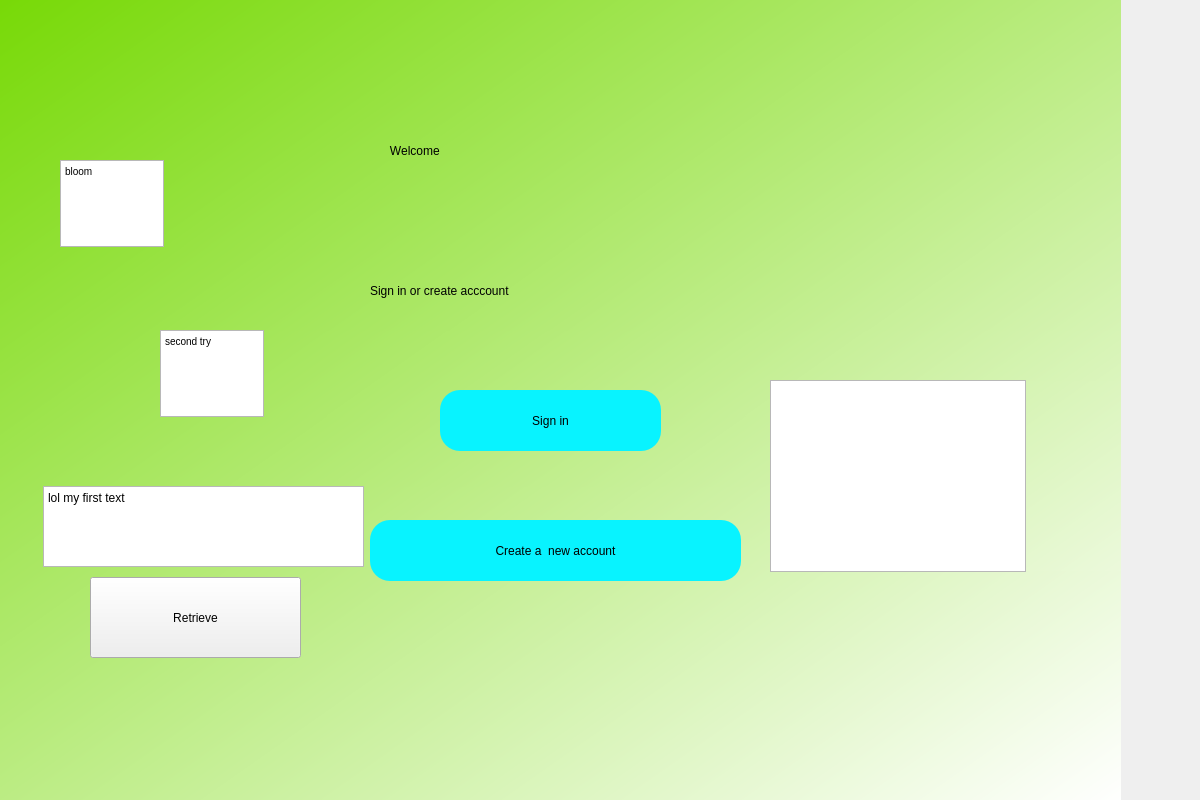
<?xml version="1.0" encoding="UTF-8"?>
<ui version="4.0">
 <class>Dialog</class>
 <widget class="QDialog" name="Dialog">
  <property name="geometry">
   <rect>
    <x>0</x>
    <y>0</y>
    <width>1200</width>
    <height>800</height>
   </rect>
  </property>
  <property name="windowTitle">
   <string>Dialog</string>
  </property>
  <widget class="QWidget" name="bgwidget" native="true">
   <property name="geometry">
    <rect>
     <x>-10</x>
     <y>0</y>
     <width>1131</width>
     <height>801</height>
    </rect>
   </property>
   <property name="styleSheet">
    <string notr="true">QWidget#bgwidget{
background-color: rgb(170, 85, 0);
background-color: qlineargradient(spread:pad, x1:0, y1:0, x2:1, y2:1, stop:0 rgba(119, 217, 6, 255), stop:1 rgba(255, 255, 255, 255));

}
</string>
   </property>
   <widget class="QLabel" name="label">
    <property name="geometry">
     <rect>
      <x>390</x>
      <y>70</y>
      <width>331</width>
      <height>161</height>
     </rect>
    </property>
    <property name="styleSheet">
     <string notr="true">font: 36pt &quot;MS Shell Dlg 2&quot;;
font: 36pt &quot;MS Shell Dlg 2&quot;;</string>
    </property>
    <property name="text">
     <string>   Welcome</string>
    </property>
   </widget>
   <widget class="QLabel" name="label_2">
    <property name="geometry">
     <rect>
      <x>380</x>
      <y>250</y>
      <width>461</width>
      <height>81</height>
     </rect>
    </property>
    <property name="styleSheet">
     <string notr="true">font: 48pt &quot;MS Shell Dlg 2&quot;;
font: 18pt &quot;MS Shell Dlg 2&quot;;</string>
    </property>
    <property name="text">
     <string>Sign in or create acccount</string>
    </property>
   </widget>
   <widget class="QPushButton" name="pushButton">
    <property name="geometry">
     <rect>
      <x>450</x>
      <y>390</y>
      <width>221</width>
      <height>61</height>
     </rect>
    </property>
    <property name="styleSheet">
     <string notr="true">border-radius:20px;
background-color: rgb(8, 243, 255);
font: 18pt &quot;MS Shell Dlg 2&quot;;</string>
    </property>
    <property name="text">
     <string>Sign in</string>
    </property>
   </widget>
   <widget class="QPushButton" name="pushButton_2">
    <property name="geometry">
     <rect>
      <x>380</x>
      <y>520</y>
      <width>371</width>
      <height>61</height>
     </rect>
    </property>
    <property name="styleSheet">
     <string notr="true">border-radius:20px;
background-color: rgb(8, 243, 255);
font: 18pt &quot;MS Shell Dlg 2&quot;;</string>
    </property>
    <property name="text">
     <string>Create a  new account</string>
    </property>
   </widget>
   <widget class="QPlainTextEdit" name="textbox">
    <property name="geometry">
     <rect>
      <x>53</x>
      <y>486</y>
      <width>321</width>
      <height>81</height>
     </rect>
    </property>
    <property name="styleSheet">
     <string notr="true">border-color: rgb(0, 0, 0);
font: italic 22pt &quot;MS Sans Serif&quot;;</string>
    </property>
    <property name="plainText">
     <string>lol my first text</string>
    </property>
   </widget>
   <widget class="QPushButton" name="activator">
    <property name="geometry">
     <rect>
      <x>100</x>
      <y>577</y>
      <width>211</width>
      <height>81</height>
     </rect>
    </property>
    <property name="styleSheet">
     <string notr="true">font: 10pt &quot;MS Shell Dlg 2&quot;;
border -radius : 10 px</string>
    </property>
    <property name="text">
     <string>Retrieve</string>
    </property>
   </widget>
   <widget class="QTextEdit" name="tdg">
    <property name="geometry">
     <rect>
      <x>170</x>
      <y>330</y>
      <width>104</width>
      <height>87</height>
     </rect>
    </property>
    <property name="html">
     <string>&lt;!DOCTYPE HTML PUBLIC &quot;-//W3C//DTD HTML 4.0//EN&quot; &quot;http://www.w3.org/TR/REC-html40/strict.dtd&quot;&gt;
&lt;html&gt;&lt;head&gt;&lt;meta name=&quot;qrichtext&quot; content=&quot;1&quot; /&gt;&lt;style type=&quot;text/css&quot;&gt;
p, li { white-space: pre-wrap; }
&lt;/style&gt;&lt;/head&gt;&lt;body style=&quot; font-family:'MS Shell Dlg 2'; font-size:7.8pt; font-weight:400; font-style:normal;&quot;&gt;
&lt;p style=&quot; margin-top:0px; margin-bottom:0px; margin-left:0px; margin-right:0px; -qt-block-indent:0; text-indent:0px;&quot;&gt;second try&lt;/p&gt;&lt;/body&gt;&lt;/html&gt;</string>
    </property>
   </widget>
   <widget class="QTextEdit" name="tdc">
    <property name="geometry">
     <rect>
      <x>70</x>
      <y>160</y>
      <width>104</width>
      <height>87</height>
     </rect>
    </property>
    <property name="html">
     <string>&lt;!DOCTYPE HTML PUBLIC &quot;-//W3C//DTD HTML 4.0//EN&quot; &quot;http://www.w3.org/TR/REC-html40/strict.dtd&quot;&gt;
&lt;html&gt;&lt;head&gt;&lt;meta name=&quot;qrichtext&quot; content=&quot;1&quot; /&gt;&lt;style type=&quot;text/css&quot;&gt;
p, li { white-space: pre-wrap; }
&lt;/style&gt;&lt;/head&gt;&lt;body style=&quot; font-family:'MS Shell Dlg 2'; font-size:7.8pt; font-weight:400; font-style:normal;&quot;&gt;
&lt;p style=&quot; margin-top:0px; margin-bottom:0px; margin-left:0px; margin-right:0px; -qt-block-indent:0; text-indent:0px;&quot;&gt;bloom&lt;/p&gt;&lt;/body&gt;&lt;/html&gt;</string>
    </property>
   </widget>
   <widget class="QLabel" name="labelforme">
    <property name="geometry">
     <rect>
      <x>720</x>
      <y>20</y>
      <width>391</width>
      <height>351</height>
     </rect>
    </property>
    <property name="text">
     <string/>
    </property>
    <property name="pixmap">
     <pixmap>mspaint.jpg</pixmap>
    </property>
   </widget>
   <widget class="QGraphicsView" name="graphicsView">
    <property name="geometry">
     <rect>
      <x>780</x>
      <y>380</y>
      <width>256</width>
      <height>192</height>
     </rect>
    </property>
   </widget>
  </widget>
 </widget>
 <resources/>
 <connections/>
</ui>
